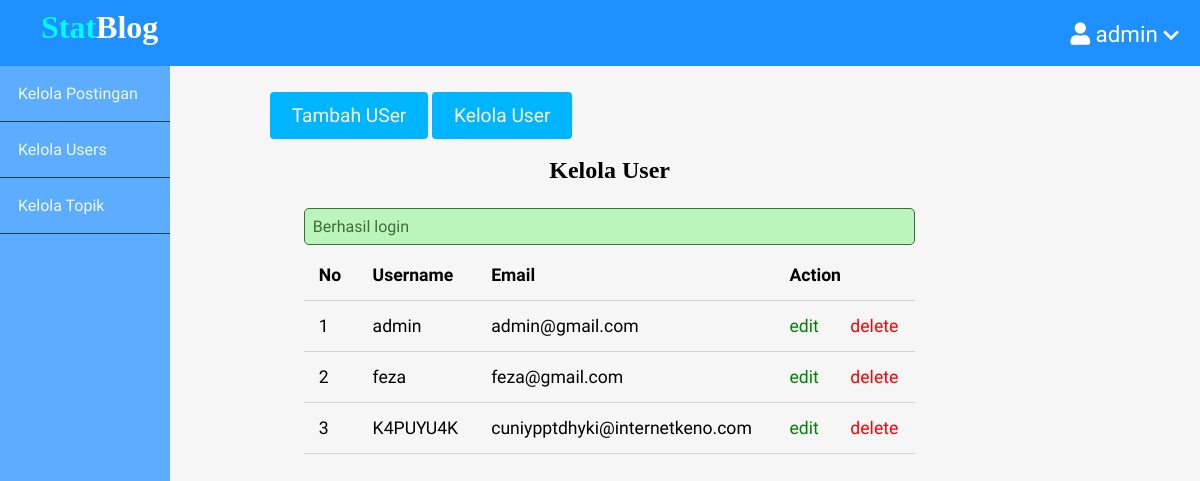
The page /admin/users/index.php (signed in) on the database as committed earlier.
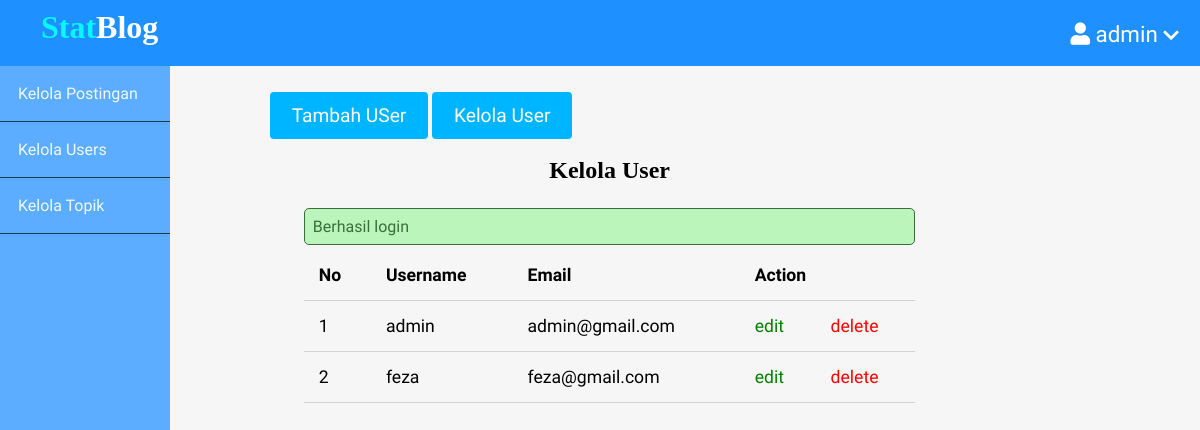
The same page on the database as committed later.
### tables this page shows
CREATE TABLE `users` (
  `id` int(11) NOT NULL,
  `admin` tinyint(4) NOT NULL,
  `username` varchar(255) NOT NULL,
  `email` varchar(255) NOT NULL,
  `password` varchar(255) NOT NULL,
  `created_at` timestamp NOT NULL DEFAULT CURRENT_TIMESTAMP
);

### app/controllers/users.php (called while the page is built, shortened)
<?php
include(ROOT_PATH . "/app/database/db.php");
$table = 'users';
$admin_users = selectAll($table);

### app/database/db.php (called while the page is built, shortened)
<?php
require('connect.php');
function selectAll($table, $conditions = [])
{
    global $conn;
    $sql = "SELECT * FROM $table";
    if (empty($conditions)) {
        $stmt = $conn->prepare($sql);
        $stmt->execute();
        $records = $stmt->get_result()->fetch_all(MYSQLI_ASSOC);
        return $records;
    }
}

### admin/users/index.php (the view, shortened to what this page needs)
<?php include(ROOT_PATH . "/app/controllers/users.php");
?>
<!DOCTYPE html>
<html lang="en">
    <head>
        <link rel="stylesheet"
            href="https://use.fontawesome.com/releases/v5.7.2/css/all.css"
>
        <link rel="stylesheet" href="../../assets/css/style.css">
        <link rel="stylesheet" href="../../assets/css/admin.css">
    </head>
    <body>
    <?php include(ROOT_PATH . "/app/includes/adminHeader.php"); ?>
        <div class="admin-wrapper">
        <?php include(ROOT_PATH . "/app/includes/adminSidebar.php"); ?>
            <div class="admin-content">
                <div class="button-group">
                    <a href="create.php" class="btn btn-big">Tambah USer</a>
                    <a href="index.php" class="btn btn-big">Kelola User</a>
                </div>
                <div class="content">
                    <h2 class="page-title">Kelola User</h2>
                    <?php include(ROOT_PATH . "/app/includes/messages.php"); ?>
                    <table>
                        <thead>
                            <th>No</th>
                            <th>Username</th>
                            <th>Email</th>
                            <th colspan="2">Action</th>
                        </thead>
                        <tbody>
                            <?php foreach ($admin_users as $key => $user): ?>
                                <tr>
                                    <td><?php echo $key + 1; ?></td>
                                    <td><?php echo $user['username']; ?></td>
                                    <td><?php echo $user['email']; ?></td>
                                    <td><a href="edit.php?id=<?php echo $user['id']; ?>" class="edit">edit</a></td>
                                    <td><a href="index.php?delete_id=<?php echo $user['id']; ?>" class="delete">delete</a></td>
                                </tr>
                            <?php endforeach; ?>
                        </tbody>
                    </table>
                </div>
            </div>
        </div>
    </body>
</html>

### app/includes/adminHeader.php (shortened to what this page needs)
<header>
    <a class="logo" href="<?php echo BASE_URL . '/index.php'; ?>">
        <h1 class="logo-text"><span>Stat</span>Blog</h1>
    </a>
    <ul class="nav">
        <?php if (isset($_SESSION['username'])): ?>
            <li>
                <a href="#">
                    <i class="fa fa-user"></i>
                    <?php echo $_SESSION['username']; ?>
                    <i class="fa fa-chevron-down" style="font-size: .8em;"></i>
                </a>
            </li>
        <?php endif; ?>
    </ul>
</header>

### app/includes/adminSidebar.php
<div class="left-sidebar">
    <ul>
        <li><a href="<?php echo BASE_URL . '/admin/posts/index.php'; ?>">Kelola Postingan</a></li>
        <li><a href="<?php echo BASE_URL . '/admin/users/index.php'; ?>">Kelola Users</a></li>
        <li><a href="<?php echo BASE_URL . '/admin/topics/index.php'; ?>">Kelola Topik</a></li>
    </ul>
</div>

### app/includes/messages.php (shortened to what this page needs)
<?php if(isset($_SESSION['message'])): ?>
  <div class="msg <?php echo $_SESSION['type']; ?>">
    <li><?php echo $_SESSION['message']; ?></li>
  </div>
<?php endif; ?>

### assets/css/style.css (style rules this page uses)
* { box-sizing: border-box; }
html, body { height: 100%; padding: 0px; margin: 0px; background: #f6f6f6; font-family: 'Oxygen', sans-serif; }
h1, h2, h3, h4, h5, h6 { font-family: "Candal", serif; color: black; margin: 5px; }
a { text-decoration: none; color: inherit; }
.btn { padding: 0.5rem 1rem; background: #00B5FF; color: white; border: 1px solid transparent; border-radius: 0.25rem; font-size: 1.2em; font-family: 'Oxygen', sans-serif; }
.btn-big { padding: 0.7rem 1.3rem; line-height: 1.3rem; }
.msg { width: 100%; margin: 5px auto; padding: 8px; border-radius: 5px; list-style: none; }
.success { color: #3a6e3a; border: 1px solid #3a6e3a; background: #bcf5bc; }
header { background: #1e90ff; height: 66px; }
header * { color: white; }
header .logo { float: left; height: inherit; margin-left: 2em; }
header .logo-text { margin: 9px; font-family: "Candal", serif; }
header .logo-text span { color: #05f7ff; }
header ul { float: right; margin: 0px; padding: 0px; list-style: none; }
header ul li { float: left; position: relative; }
header ul li a { display: block; padding: 21px; font-size: 1.4em; text-decoration: none; }
.content { width: 90%; margin: 30px auto 30px; }

### assets/css/admin.css (style rules this page uses)
header { background: #1E90FF; }
.admin-wrapper { display: flex; height: calc(100% - 66px); }
.admin-wrapper .left-sidebar { flex: 2; height: 100%; background: #5CADFF; }
.admin-wrapper .left-sidebar ul { list-style: none; margin: 0px; padding: 0px; color: aliceblue; }
.admin-wrapper .left-sidebar ul li a { padding: 18px; display: block; border-bottom: 1px solid #004044; }
.admin-wrapper .admin-content { flex: 8; height: 100%; padding: 40px 100px 100px; overflow-y: scroll; }
.admin-content .page-title { text-align: center; margin-bottom: 1.5rem; }
table { width: 100%; border-collapse: collapse; font-size: 1.1rem; }
th, td { padding: 15px; text-align: left; border-bottom: 1px solid #d3d3d3; }
.edit { color: green; }
.delete { color: red; }

Rows that differ between the two databases and show on the page:
removed users: username "K4PUYU4K", email "cuniypptdhyki@internetkeno.com"
